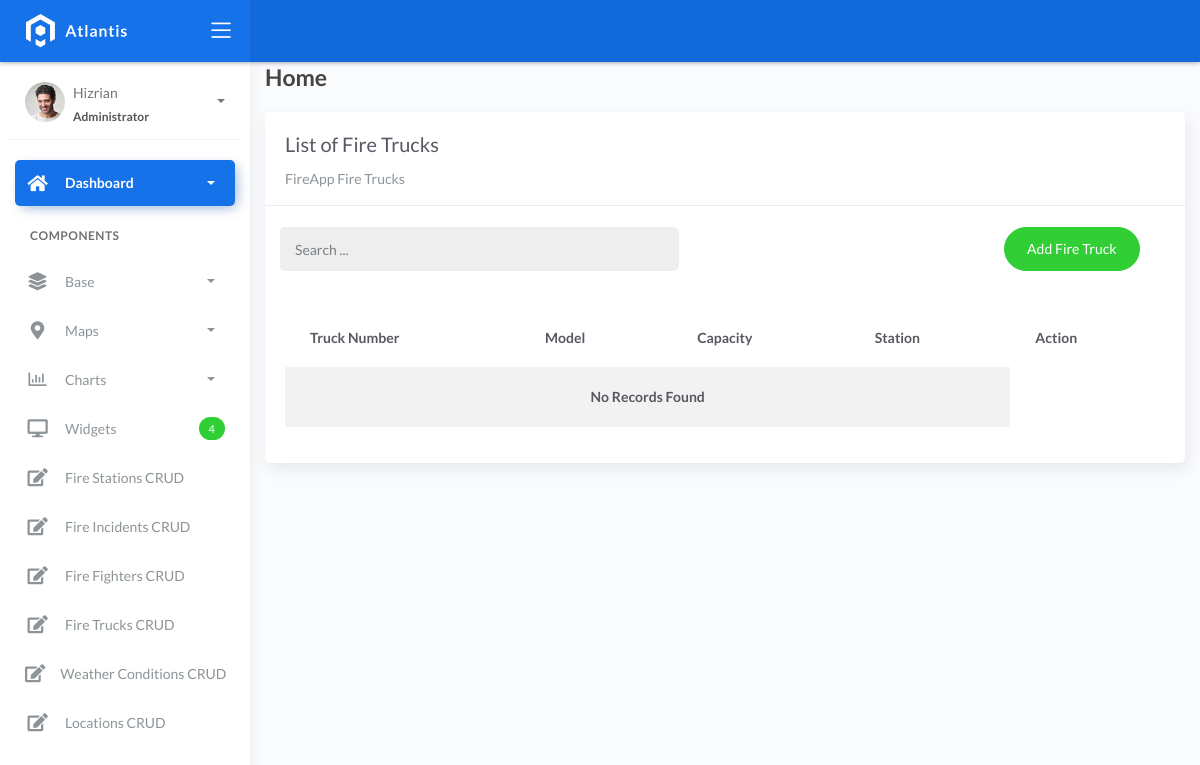
The page /firetrucklist on the database as committed earlier.
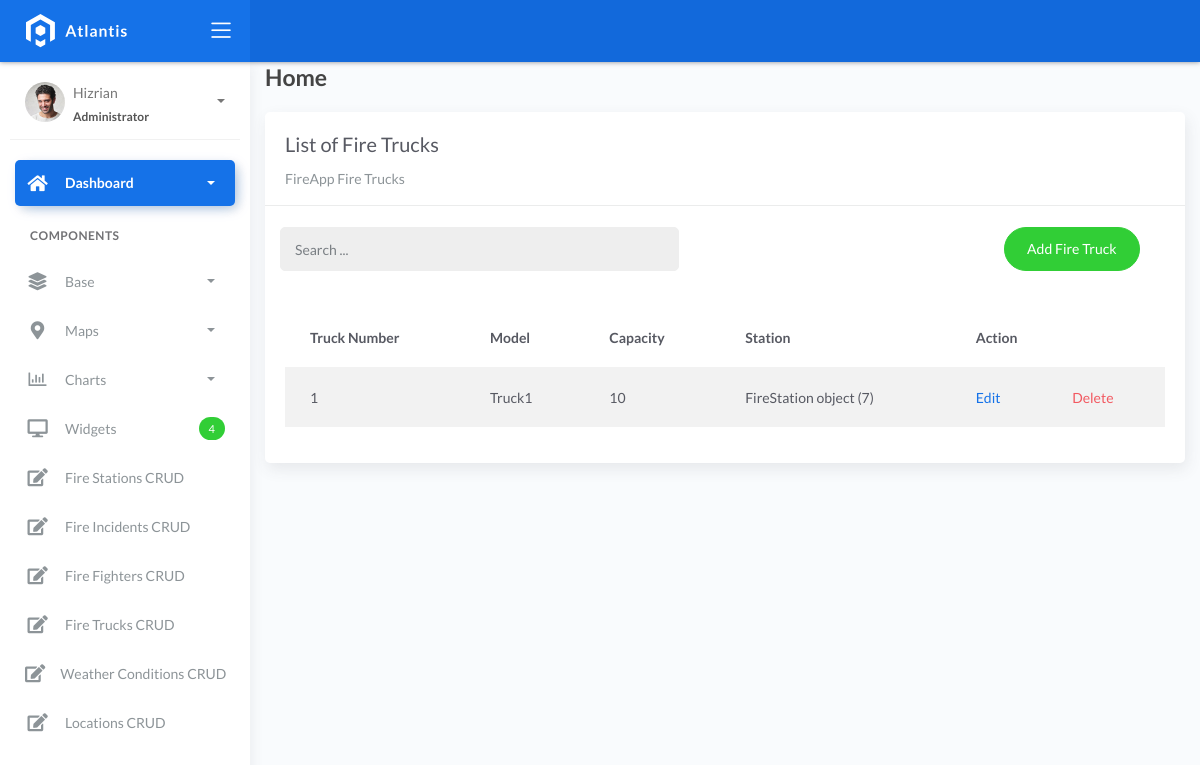
The same page on the database as committed later.
### fire/models.py (models this page shows)
class BaseModel(models.Model):
    created_at = models.DateTimeField(auto_now_add=True, db_index=True)
    updated_at = models.DateTimeField(auto_now=True)
    class Meta:
        abstract = True

class FireTruck(BaseModel):
    truck_number = models.CharField(max_length=150)
    model = models.CharField(max_length=150)
    capacity = models.CharField(max_length=150)  # water
    station = models.ForeignKey(FireStation, on_delete=models.CASCADE)

class FireStation(BaseModel):
    name = models.CharField(max_length=150)
    latitude = models.DecimalField(
        max_digits=22, decimal_places=16, null=True, blank=True)
    longitude = models.DecimalField(
        max_digits=22, decimal_places=16, null=True, blank=True)
    address = models.CharField(max_length=150)
    city = models.CharField(max_length=150)  # can be in separate table
    country = models.CharField(max_length=150)  # can be in separate table

### fire/views.py (the view)
# urls.py: path('firetrucklist', FireTruckList.as_view(), name='firetruck-list'),
class FireTruckList(ListView):
    model = FireTruck
    context_object_name = 'firetruck'
    template_name = "listtruck.html"
    paginate_by = 5
    def get_queryset(self, *args, **kwargs):
        qs = super(FireTruckList, self).get_queryset(*args, **kwargs)
        if self.request.GET.get("q") != None:
            query = self.request.GET.get('q')
            qs = qs.filter(Q(truck_number__icontains=query) |
            Q(model__icontains=query) | Q(capacity__icontains=query) | Q(station__name__icontains=query))
        return qs

### templates/listtruck.html (shortened to what this page needs)
{% extends 'base.html' %} {% load static %} {% block content %}
<div class="content">
    <div class="container-fluid">
        <h4 class="page-title">Home</h4>
        <div class="row">
            <div class="col-md-12">
                <div class="card">
                    <div class="card-header">
                        <div class="card-title">List of Fire Trucks</div>
                        <div class="card-category">FireApp Fire Trucks</div>
                    </div>
                    <br>
                        <div class="col-md-12 row">
                            <div class="col-md-6">
                                <form action="" class="navbar-left navbar-form nav-search mr-md-3" action="{% url 'firetruck-list' %}">
                                    <div class="input-group">
                                        <input type="text" placeholder="Search ..." class="form-control" name="q">
                                        <div class="input-group-append">
                                        <span class="input-group-text">
                                        </span>
                                        </div>
                                    </div>
                                </form>
                            </div>
                            <div class="col-md-6">
                                <div class="pull-right">
                                    <a href="{% url 'firetruck-add' %}" class="btn btn-success btn-rounded">Add Fire Truck</a>
                                </div>
                            </div>
                        </div>
                    <div class="card-body">
                        <table class="table table-striped mt-3">
                            <thead>
                                <tr>
                                    <th scope="col">Truck Number</th>
                                    <th scope="col">Model</th>
                                    <th scope="col">Capacity</th>
                                    <th scope="col">Station</th>
                                    <th scope="col" colspan="2">Action</th>
                                </tr>
                            </thead>
                            <tbody>
                                {% for object in object_list %}
                                <tr>
                                    <td>{{ object.truck_number }}</td>
                                    <td>{{ object.model }}</td>
                                    <td>{{ object.capacity }}</td>
                                    <td>{{ object.station }}</td>
                                    <td><a href="firetrucklist/{{ object.id }}">Edit</a></td>
                                    <td><a href="firetrucklist/{{ object.id }}/delete" class="text-danger">Delete</a></td>
                                </tr>
                                {% empty %}
                                <tr>
                                    <td colspan="4" style="text-align: center">
                                    <p class="text-sm font-weight-bold mb-0">No Records Found</p>
                                    </td>
                                </tr>
                                {% endfor %}
                            </tbody>
                        </table>
                    </div>
                </div>
            </div>
        </div>
    </div>
</div>
{% endblock %}

Rows that differ between the two databases and show on the page:
added FireTruck: truck_number "1", model "Truck1", capacity "10", station "FireStation object (7)"
Other text that changed with them:
text no longer shown: "No Records Found"
